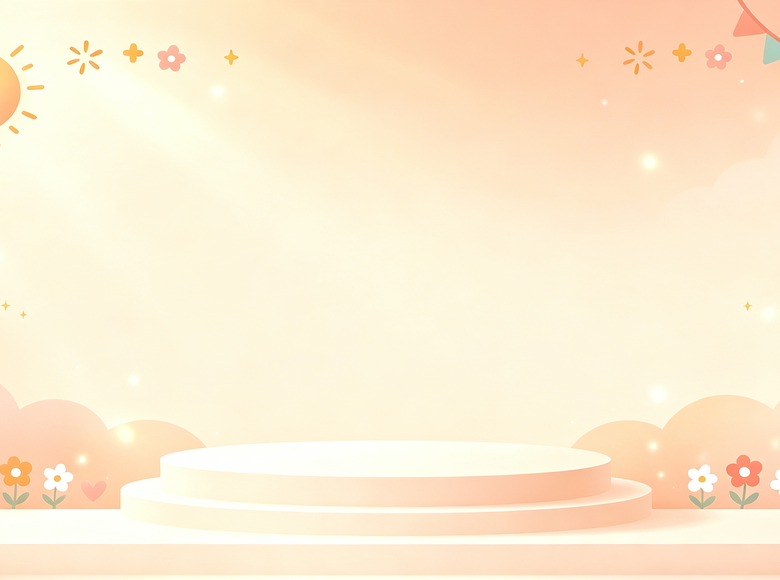
#> input picture assets/game/bg_bounce.png, 780 x 580 px; its folder holds only this picture in this run
$ python prep_sticker.py ../assets/game/bg_bounce.png
#> lines starting #> are read from the running program, lines starting #| are printed output that depends on the picture
### pet/paths.py
"""路径与素材目录。

从 ``config.py`` 里拆出来，因为它和"配置存档"是两件不同的事：一个是
**东西放哪儿**（本模块），一个是 **用户选了什么**（``Config``）。混在一起时，
想加一类素材得先在一堆存档字段里找到那几个 `xxx_dir()` 函数。

两种根目录必须分开，这是打包后最容易翻车的地方：

* **资源目录**（只读）—— 开发态是项目目录，PyInstaller 打包后是解包临时目录
  ``sys._MEIPASS``。素材永远从这里读。
* **数据目录**（可写）—— 开发态为了方便也放在项目目录，打包后必须挪到
  ``%APPDATA%``，否则写存档会失败（程序目录通常不可写）。

素材目录的统一形状
------------------

每一类素材都有**两个候选位置**，用户目录优先：

    ========  ==========================  ================================
    类别      随程序分发（只读）            用户自定义（可写、优先）
    ========  ==========================  ================================
    pet       ``assets/pet/``             ``<数据目录>/custom_pet/``
    game      ``assets/game/``            ``<数据目录>/game/``
    sfx       ``assets/sfx/``             ——（没有用户覆盖层）
    fonts     ``assets/fonts/``           ——（没有用户覆盖层）
    ========  ==========================  ================================

**加一类新素材只用在下面的 ``ASSET_KINDS`` 里登记一行**，
:func:`asset_dir` / :func:`user_asset_dir` / :func:`resolve_asset_dir` 三个函数
就都认它了 —— 不用再照抄一个 ``xxx_asset_dir()``（以前每加一类素材就得抄一份
"用户目录有 png 就整体接管"的判定，抄三遍就有三处会漏改）。
"""

from __future__ import annotations

import os
import sys
from dataclasses import dataclass
from pathlib import Path


#: 把可写数据目录（存档、用户自定义素材）临时改到别处的环境变量。
#:
#: **测试脚本必须用它**。开发态的数据目录就是项目根，而 ``PetWindow`` 每 3 秒
#: 自动落盘一次 —— 验证脚本只要造一个真窗口、跑上几秒，就会把玩家的真存档整份
#: 覆盖掉。v2.3.0 的 ``verify_album_ui`` 就是这么干的：40 次抽卡 + 5 张装备 +
#: 被改成"120 天前"的首次运行时间，全写进了玩家存档。
#:
#: 为什么用环境变量而不是像老脚本那样改 ``pet.config.config_path``：
#: 那个函数是**导入时按名字绑进** ``pet/config.py`` 的，谁再 ``from .paths import
#: config_path`` 一次就绕过了补丁。改这里则是从根上换掉整个数据目录，
#: ``config_path`` / ``user_asset_dir`` 全都跟着走，漏不掉。
DESKTOP_PET_DATA_DIR_ENV = "DESKTOP_PET_DATA_DIR"


# ---------------------------------------------------------------- 两个根

def app_root() -> Path:
    """只读资源根目录。"""
    if getattr(sys, "frozen", False):           # PyInstaller 冻结态
        return Path(getattr(sys, "_MEIPASS", Path(sys.executable).parent))
    return Path(__file__).resolve().parent.parent


# [24 lines left out: function data_dir, not called in this run]


# ---------------------------------------------------------------- 素材类别登记表

@dataclass(frozen=True)
class AssetKind:
    """一类素材的存放规则。

    ``user_dir`` 为空表示这类素材**没有用户覆盖层**（比如音效和字体），
    用户想换就直接改 ``assets/sfx/`` —— 它们本来就随程序走。
    """

    key: str                    #: 目录名，也是 ``asset_dir()`` 的参数
    title: str                  #: 中文说明，报错信息里用
    user_dir: str = ""          #: 数据目录下的子目录名；空 = 没有用户层
    marker: str = "*.png"       #: 判定"用户目录接管了没有"的通配符


#: 登记表 —— **加一类素材就在这里加一行**。
ASSET_KINDS: tuple[AssetKind, ...] = (
    AssetKind("pet", "宠物贴图", user_dir="custom_pet"),
    AssetKind("game", "小游戏素材", user_dir="game"),
    AssetKind("cards", "卡册素材", user_dir="cards"),
    AssetKind("sfx", "音效"),
    AssetKind("fonts", "字体"),
)

KINDS: dict[str, AssetKind] = {k.key: k for k in ASSET_KINDS}


def kind(key: str) -> AssetKind:
    """取登记信息。没登记的类别当作"只有内置目录"处理，不报错。"""
    return KINDS.get(key, AssetKind(key, key))


# ---------------------------------------------------------------- 素材目录

def asset_dir(name: str | None = None) -> Path:
    """随程序分发的素材目录（只读）。不传 ``name`` 就是 ``assets/`` 本身。"""
    base = app_root() / "assets"
    return base if name is None else base / name


# [18 lines left out: functions user_asset_dir, resolve_asset_dir, not called in this run]


def pet_asset_dir() -> Path:
    """宠物贴图目录 —— 运行时会读的那一个。"""
    return resolve_asset_dir("pet")


# [17 lines left out: functions game_asset_dir, card_asset_dir, not called in this run]


def config_path() -> Path:
    return data_dir() / "config.json"

### tools/prep_sticker.py
"""素材预处理：把拿到的动图/表情包加工成桌宠能直接吃的动作帧。

"找到素材"和"素材可用"之间隔着三步，这个脚本就是干这三步的：

1. **拆帧** —— GIF / 精灵表 / 图片序列 -> 一帧一张 PNG
2. **去底** —— 表情包通常是白底或纯色底且不带透明通道，直接用会在桌面上
   显示出一个方块。这里用色键抠图把底色刷成透明。
3. **规范尺寸与命名** —— 统一缩放到 128，并输出成 ``<状态>_<序号>.png``，
   让 ``pet.assets.AssetBank`` 可以直接按名字找帧。

用法示例
--------
    # 表情包是白底的 GIF，当作待机动作
    python tools/prep_sticker.py 表情.gif --state idle --auto-key

    # 一张 4x4 的精灵表，每格是一个动作帧
    python tools/prep_sticker.py sheet.png --sheet --cols 4 --rows 4 --state walk

    # 已经抠好的透明 PNG 序列，放在一个文件夹里
    python tools/prep_sticker.py ./frames --state drag

    # 小游戏素材：输出前缀决定它是哪一套（catcher / puppy / bomb）
    python tools/prep_sticker.py 小黄狗.gif --state catcher --game --auto-key --anchor center
    python tools/prep_sticker.py 小白狗.gif --state puppy   --game --auto-key --anchor center
    python tools/prep_sticker.py 炸弹.gif   --state bomb    --game --auto-key --anchor center

输出默认写到 ``assets/pet/``；``--game`` 写到 ``assets/game/``（小游戏用）；
也可以写进 ``%APPDATA%/DesktopPet/custom_pet/`` 来覆盖内置贴图（``--custom``）。
"""

from __future__ import annotations

import argparse
import sys
from collections import Counter
from pathlib import Path
from typing import Any, cast

from PIL import Image, ImageSequence

ROOT = Path(__file__).resolve().parent.parent
if str(ROOT) not in sys.path:
    sys.path.insert(0, str(ROOT))

from pet.behavior import KEYS as _STATE_KEYS       # noqa: E402
from pet.paths import asset_dir, user_asset_dir   # noqa: E402

#: 合法动作名。**从行为状态机派生**（``pet/behavior.py`` 的 ``State``）——
#: 以前这里另抄一份，加一个动作就得记着改三处（behavior / assets / 这里），
#: 漏掉的那次表现为"图都切好了，落到目录里程序却不认"。
#: 仍可用 ``--state`` 传自定义前缀（多于状态机的前缀照样能落盘）。
VALID_STATES = _STATE_KEYS

IMAGE_EXT = {".png", ".jpg", ".jpeg", ".bmp", ".webp", ".gif", ".tga"}


# ---------------------------------------------------------------- 读帧

def load_frames(src: Path, *, sheet: bool = False,
                cols: int = 1, rows: int = 1) -> list[Image.Image]:
    """把各种输入统一读成 RGBA 帧列表。"""
    if src.is_dir():
        frames = []
        for path in sorted(p for p in src.iterdir()
                           if p.suffix.lower() in IMAGE_EXT):
            with Image.open(path) as im:
                frames.extend(_expand(im, sheet, cols, rows))
        if not frames:
            raise SystemExit(f"目录里没有可用图片：{src}")
        return frames

    if not src.exists():
        raise SystemExit(f"找不到输入文件：{src}")

    with Image.open(src) as im:
        return _expand(im, sheet, cols, rows)


def _expand(im: Image.Image, sheet: bool, cols: int, rows: int) -> list[Image.Image]:
    # 注意顺序：必须先判断 is_animated，再 convert。
    # Pillow 的 convert() 会返回一个全新的 Image，把 GIF 插件挂在实例上的
    # is_animated / n_frames 一起丢掉 —— 先 convert 的话动图会静默退化成单帧。
    if sheet:
        return _split_sheet(im.convert("RGBA"), cols, rows)
    if getattr(im, "is_animated", False):
        return [f.convert("RGBA") for f in ImageSequence.Iterator(im)]
    return [im.convert("RGBA")]


# [59 lines left out: functions _split_sheet, guess_key_color, key_out, normalize, not called in this run]


def normalize_series(frames: list[Image.Image], size: int, *, trim: bool = True,
                     anchor: str = "bottom", pad: int = 6,
                     scale: float | None = None,
                     motion: str = "flatten") -> list[Image.Image]:
    """整组帧统一缩放后再逐帧定位。

    为什么不逐帧独立缩放：真实表情包的包围盒每帧都在变（这一帧手臂张开、
    下一帧收拢），逐帧"缩放到刚好填满画布"会让角色在播放时**忽大忽小**。
    这里改成先用整组帧的并集包围盒算一个统一缩放比，所有帧共用。

    ``scale`` 可以外部指定。多套素材（idle/walk/drag…）来自同一角色时，
    应该由调用方算一个**跨素材共用**的缩放比传进来 —— 否则带道具的那套
    （比如狗坐在长凳上）并集更大、被缩得更小，切换动作时角色会突然变大。

    ``motion`` 决定"素材自带的位移"怎么处理，这是两种真实需求：

    - ``"flatten"``（默认）—— 每帧按自身包围盒居中 + 底边落地。素材里的平移
      被抹平成原地动作，位移完全交给窗口（走路移动窗口、跳跃抬升窗口），
      两处位移不会叠加。适合"原地做动作"的素材：坐在凳子上晃脚、躺着打滚。
    - ``"keep"`` —— 所有帧共用一套并集坐标系，只把每帧水平居中，
      **垂直位移原样保留**。适合自带起伏的素材：蹦蹦跳跳的走路、发抖。
      用 flatten 处理这类素材会把腾空压成"脚踩地原地伸缩"，弹跳感全丢。
    """
    if not frames:
        return []

    boxes = []
    for f in frames:
        box = f.getbbox() if trim else (0, 0, f.width, f.height)
        boxes.append(box or (0, 0, 1, 1))

    union_w = max(b[2] - b[0] for b in boxes)
    union_h = max(b[3] - b[1] for b in boxes)
    avail = max(1, size - pad * 2)
    if scale is None:
        scale = min(avail / max(1, union_w), avail / max(1, union_h))

    # keep 模式：并集坐标系（含各帧之间的相对位移），y 偏移按并集算。
    # 先给默认值 —— 下面的赋值和使用分处两个 `if motion == "keep"`，类型检查器
    # 没法把两处条件关联起来；而且这确实是隐患：万一以后有人在中间改动了
    # motion，取值那次就会读到没赋过的名字（UnboundLocalError）。
    uy0, base = 0, 0
    if motion == "keep":
        uy0 = min(b[1] for b in boxes)
        span = round((max(b[3] for b in boxes) - uy0) * scale)
        if anchor == "bottom":
            base = size - span - pad
        elif anchor == "top":
            base = pad
        else:
            base = (size - span) // 2
        base = max(0, min(base, size - span))

    out = []
    for f, box in zip(frames, boxes):
        crop = f.crop(box)
        w = max(1, round(crop.width * scale))
        h = max(1, round(crop.height * scale))
        crop = crop.resize((w, h), Image.Resampling.LANCZOS)

        canvas = Image.new("RGBA", (size, size), (0, 0, 0, 0))
        x = (size - w) // 2
        if motion == "keep":
            y = base + round((box[1] - uy0) * scale)
        elif anchor == "bottom":
            y = size - h - pad
        elif anchor == "top":
            y = pad
        else:
            y = (size - h) // 2
        canvas.alpha_composite(crop, (max(0, x), max(0, y)))
        out.append(canvas)
    return out


# [24 lines left out: functions fit_scale, parse_key, not called in this run]


def _default_out(args) -> Path:
    """按 --game / --custom 组合决定默认输出目录。

    走 ``pet.paths`` 的登记表，不再手写 ``data_dir()/"custom_pet"`` ——
    用户目录名（custom_pet / game）以前在两个地方各写一份，改一处必漏一处。
    """
    name = "game" if args.game else "pet"
    if args.custom:
        return user_asset_dir(name) or asset_dir(name)
    return asset_dir(name)


def main(argv: list[str] | None = None) -> int:
    ap = argparse.ArgumentParser(
        description="把 GIF / 精灵表 / 图片序列加工成桌宠动作帧",
        formatter_class=argparse.RawDescriptionHelpFormatter)
    ap.add_argument("source", help="输入：.gif、单张图、或图片目录")
    ap.add_argument("--state", default="idle",
                    help=f"输出到哪个动作，如 {'/'.join(VALID_STATES)}，也可自定义")
    ap.add_argument("--out", default=None,
                    help="输出目录，默认 assets/pet（--game 时是 assets/game）")
    ap.add_argument("--game", action="store_true",
                    help="输出到小游戏素材目录（assets/game）。配合 --state 起名字："
                         "catcher（小黄狗）/ puppy（小白狗）/ bomb（炸弹）")
    ap.add_argument("--custom", action="store_true",
                    help="输出到用户数据目录（pet 走 custom_pet，game 走 game），会覆盖内置素材")
    ap.add_argument("--size", type=int, default=128, help="输出边长，默认 128")
    ap.add_argument("--scale", type=float, default=None,
                    help="直接钉死缩放比，默认按「刚好放进画布」自动算。"
                         "同一个角色的几套素材分批入库时用它对齐大小 —— "
                         "带道具/装饰的那套并集更大，自动算会被缩得更小，"
                         "切换动作时角色会突然变大变小")
    ap.add_argument("--sheet", action="store_true", help="输入按精灵表处理")
    ap.add_argument("--cols", type=int, default=1, help="精灵表列数")
    ap.add_argument("--rows", type=int, default=1, help="精灵表行数")
    ap.add_argument("--auto-key", action="store_true", help="自动探测底色并抠图")
    ap.add_argument("--key-color", type=parse_key, default=None,
                    help="手动指定底色，如 #FFFFFF")
    ap.add_argument("--tolerance", type=int, default=24, help="抠图容差，默认 24")
    ap.add_argument("--no-trim", action="store_true", help="不裁透明边")
    ap.add_argument("--anchor", choices=("bottom", "center", "top"),
                    default="bottom", help="归一化锚点，默认 bottom")
    ap.add_argument("--pad", type=int, default=6,
                    help="锚点为 bottom/top 时距边框的空隙像素，默认 6。"
                         "想让自定义帧和内置帧站在同一条地平线上就给 8~12")
    ap.add_argument("--motion", choices=("flatten", "keep"), default="flatten",
                    help="素材自带的位移怎么处理：flatten（默认）每帧底边落地，"
                         "位移交给窗口；keep 保留垂直位移，适合自带弹跳的走路/"
                         "发抖素材，否则会被压成原地伸缩")
    ap.add_argument("--keep", type=int, default=0, help="最多保留多少帧，0 表示全部")

    args = ap.parse_args(argv)

    src = Path(args.source).expanduser()
    frames = load_frames(src, sheet=args.sheet, cols=args.cols, rows=args.rows)
#> in load_frames, im is the input picture: PIL image 780x580 RGB; mean R, G, B 253.3, 236.1, 208.8
#> frames = 1 item

    if args.keep and len(frames) > args.keep:
        step = len(frames) / args.keep
        frames = [frames[int(i * step)] for i in range(args.keep)]

    out_dir = Path(args.out) if args.out else _default_out(args)
    out_dir.mkdir(parents=True, exist_ok=True)

    key = args.key_color
    if args.auto_key and key is None:
        key = guess_key_color(frames[0])
    if key is not None:
        frames = [key_out(f, key, args.tolerance) for f in frames]

    # 先把自动缩放比算出来打印：多批素材要大小一致时，靠这个数字互相校准，
    # 否则只能"入库 -> 量出来 -> 再入库"来回试。
    _boxes = [f.getbbox() or (0, 0, 1, 1) for f in frames]
    _uw = max(b[2] - b[0] for b in _boxes)
    _uh = max(b[3] - b[1] for b in _boxes)
    _avail = max(1, args.size - args.pad * 2)
    _auto = min(_avail / max(1, _uw), _avail / max(1, _uh))

    frames = normalize_series(frames, args.size, trim=not args.no_trim,
                              anchor=args.anchor, pad=args.pad,
                              scale=args.scale, motion=args.motion)
#> the loop in normalize_series, `for f in frames:` made 1 pass
#> box on pass 1: (0, 0, 780, 580)
#> after the loop in normalize_series, `for f in frames:`: boxes = [(0, 0, 780, 580)]
#> in normalize_series, `union_w = max(b[2] - b[0] for b in boxes)`: union_w = 780
#> in normalize_series, `union_h = max(b[3] - b[1] for b in boxes)`: union_h = 580
#> in normalize_series, `scale = min(avail / max(1, union_w), avail / max(1, union_h))`: scale = 0.149
#> the loop in normalize_series, `for f, box in zip(frames, boxes):` made 1 pass
#> (box, w, h, x, y) on pass 1: ((0, 0, 780, 580), 116, 86, 6, 36)
#> pass 1, in normalize_series, `crop = crop.resize((w, h), Image.Resampling.LANCZOS)`:
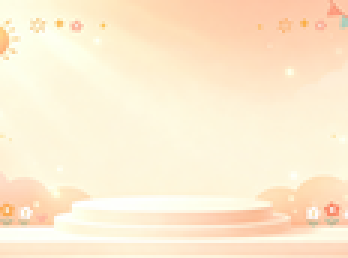
#> crop: PIL image 116x86 RGBA (shown 3 times larger); mean R, G, B, A 253.3, 236.1, 208.7, 255
#> after the loop in normalize_series, `for f, box in zip(frames, boxes):`:
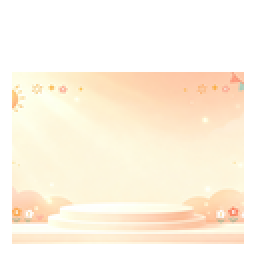
#> canvas: PIL image 128x128 RGBA (shown 2 times larger); mean R, G, B, A 154.2, 143.7, 127.1, 155.3; transparent parts drawn white
#> after the loop in normalize_series, `for f, box in zip(frames, boxes):`: out = 1 item

    written = []
    for i, frame in enumerate(frames):
        path = out_dir / f"{args.state}_{i:02d}.png"
        frame.save(path)
        written.append(path)
#> this loop made 1 pass
#> after the loop, written = 1 item

    print(f"[prep] 输入      : {src}")
    print(f"[prep] 读出帧数  : {len(frames)}")
#| [prep] 读出帧数  : 1
    if key is not None:
        print(f"[prep] 抠图键色  : #{key[0]:02X}{key[1]:02X}{key[2]:02X}  容差 {args.tolerance}")
    else:
        print("[prep] 抠图      : 未启用（若贴图带白底，用 --auto-key 或 --key-color）")
    print(f"[prep] 输出目录  : {out_dir}")
    print(f"[prep] 缩放比    : "
          f"{args.scale if args.scale is not None else _auto:.4f}"
          f"{'（--scale 指定）' if args.scale is not None else '（自动：刚好放进画布）'}"
          f"   内容并集 {_uw}x{_uh}")
#| [prep] 缩放比    : 0.1487（自动：刚好放进画布）   内容并集 780x580
    print(f"[prep] 写出文件  : {written[0].name} … {written[-1].name}（共 {len(written)}）")
#| [prep] 写出文件  : idle_00.png … idle_00.png（共 1）
    print(f"[prep] 提示：尺寸不用和内置帧一致（程序会按显示大小缩放），"
          f"但脚底要落在同一条地平线上——不同来源的帧拼一起时用 --pad 对齐。")
    return 0


if __name__ == "__main__":
    raise SystemExit(main())
#> (the program exits here)
